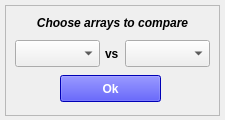
<?xml version="1.0" encoding="UTF-8"?>
<ui version="4.0">
 <class>DeltaWindow</class>
 <widget class="QMainWindow" name="DeltaWindow">
  <property name="geometry">
   <rect>
    <x>0</x>
    <y>0</y>
    <width>225</width>
    <height>120</height>
   </rect>
  </property>
  <property name="windowTitle">
   <string>Delta</string>
  </property>
  <property name="windowIcon">
   <iconset>
    <normaloff>../resources/delta.png</normaloff>../resources/delta.png</iconset>
  </property>
  <widget class="QWidget" name="centralwidget">
   <widget class="QFrame" name="frame_2">
    <property name="geometry">
     <rect>
      <x>5</x>
      <y>5</y>
      <width>215</width>
      <height>111</height>
     </rect>
    </property>
    <property name="frameShape">
     <enum>QFrame::StyledPanel</enum>
    </property>
    <property name="frameShadow">
     <enum>QFrame::Raised</enum>
    </property>
    <widget class="QLabel" name="label_3">
     <property name="geometry">
      <rect>
       <x>12</x>
       <y>7</y>
       <width>191</width>
       <height>21</height>
      </rect>
     </property>
     <property name="font">
      <font>
       <weight>75</weight>
       <italic>true</italic>
       <bold>true</bold>
      </font>
     </property>
     <property name="text">
      <string>Choose arrays to compare</string>
     </property>
     <property name="alignment">
      <set>Qt::AlignCenter</set>
     </property>
     <property name="wordWrap">
      <bool>true</bool>
     </property>
    </widget>
    <widget class="QLabel" name="label_2">
     <property name="geometry">
      <rect>
       <x>100</x>
       <y>40</y>
       <width>16</width>
       <height>17</height>
      </rect>
     </property>
     <property name="font">
      <font>
       <weight>75</weight>
       <bold>true</bold>
      </font>
     </property>
     <property name="text">
      <string>vs</string>
     </property>
    </widget>
    <widget class="QPushButton" name="okDelta">
     <property name="geometry">
      <rect>
       <x>55</x>
       <y>70</y>
       <width>101</width>
       <height>27</height>
      </rect>
     </property>
     <property name="font">
      <font>
       <weight>75</weight>
       <bold>true</bold>
      </font>
     </property>
     <property name="styleSheet">
      <string notr="true">QWidget {
	color: white;
	background-color: blue
}</string>
     </property>
     <property name="text">
      <string>Ok</string>
     </property>
     <property name="checkable">
      <bool>true</bool>
     </property>
    </widget>
    <widget class="QComboBox" name="array1Box">
     <property name="geometry">
      <rect>
       <x>10</x>
       <y>35</y>
       <width>85</width>
       <height>27</height>
      </rect>
     </property>
    </widget>
    <widget class="QComboBox" name="array2Box">
     <property name="geometry">
      <rect>
       <x>120</x>
       <y>35</y>
       <width>85</width>
       <height>27</height>
      </rect>
     </property>
    </widget>
   </widget>
  </widget>
 </widget>
 <resources/>
 <connections/>
</ui>
